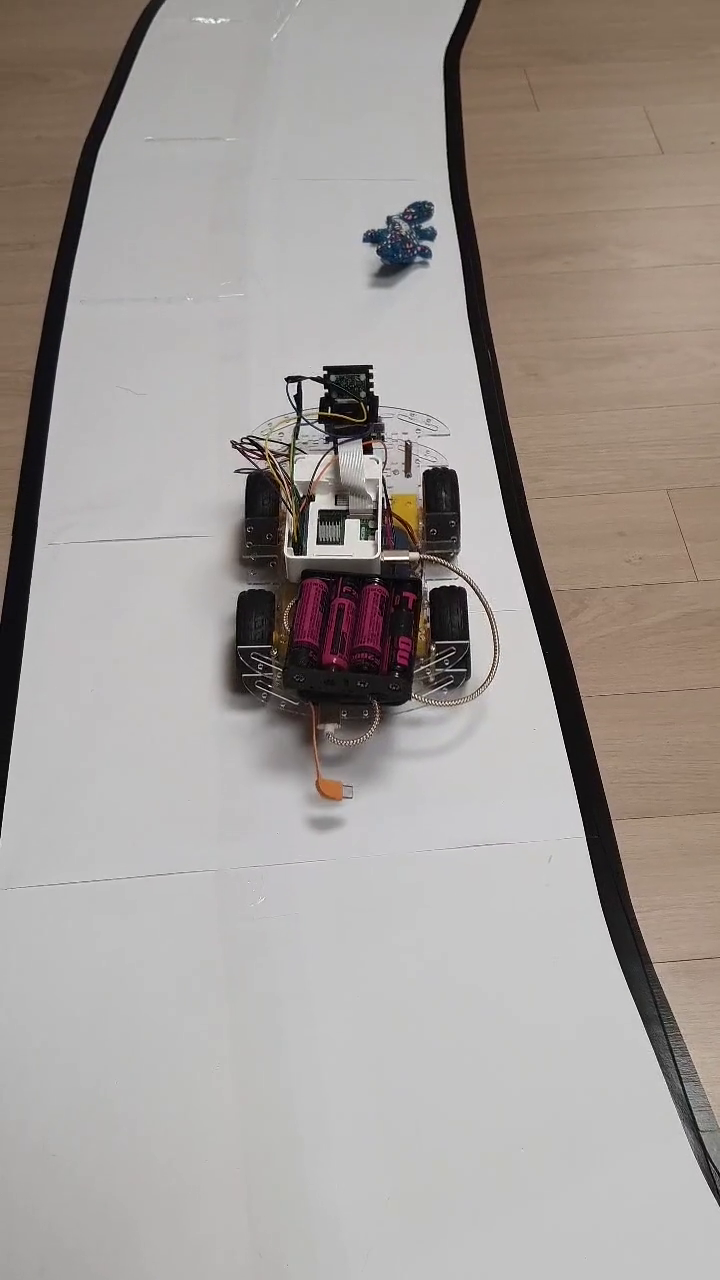
#> input picture frame 19 of self_driving_car/images/object_detection.mp4, 720 x 1280 px, given in place of test.mp4, which was not available
$ python lane_detection.py
#> lines starting #> are read from the running program, lines starting #| are printed output that depends on the picture; after the words box and inside, x2 and y2 are one past the last pixel; in counts of white or black regions, pixels touching at a corner belong together; pictures that were not available may be replaced by others from this repository, and a replacement may not be noted
### self_driving_car/utils.py
import cv2
import numpy as np

def thresholding(img):
    img_hsv = cv2.cvtColor(img,cv2.COLOR_BGR2HSV)
    lower_white = np.array([[90,23,136]])
    upper_white = np.array([120,109,219])
    mask_white = cv2.inRange(img_hsv,lower_white,upper_white)
    return mask_white

def warp_img(img, points,w,h,inverse=False):
    point1 = np.float32(points)
    point2 = np.float32([[0,0],[w,0],[0,h],[w,h]])
    if inverse:
        matrix = cv2.getPerspectiveTransform(point2, point1)
    else:
        matrix = cv2.getPerspectiveTransform(point1, point2)

    img_warp = cv2.warpPerspective(img, matrix, (w,h))
    return img_warp

def nothing(a):
    pass

def initialize_trackbars(intial_tracbarVals,wT=480, hT=240):
    cv2.namedWindow("Trackbars")
    cv2.resizeWindow("Trackbars", 360, 240)
    cv2.createTrackbar("Width Top", "Trackbars", intial_tracbarVals[0],wT//2, nothing)
    cv2.createTrackbar("Height Top", "Trackbars", intial_tracbarVals[1], hT, nothing)
    cv2.createTrackbar("Width Bottom", "Trackbars", intial_tracbarVals[2],wT//2, nothing)
    cv2.createTrackbar("Height Bottom", "Trackbars", intial_tracbarVals[3], hT, nothing)

def val_trackbars(wT=480, hT=240):
    widthTop = cv2.getTrackbarPos("Width Top", "Trackbars")
    heightTop = cv2.getTrackbarPos("Height Top", "Trackbars")
    widthBottom = cv2.getTrackbarPos("Width Bottom", "Trackbars")
    heightBottom = cv2.getTrackbarPos("Height Bottom", "Trackbars")
    points = np.float32([(widthTop, heightTop), (wT-widthTop, heightTop),
                      (widthBottom , heightBottom ), (wT-widthBottom, heightBottom)])
    return points

def draw_points(img, points):
    for x in range(4):
        cv2.circle(img, (int(points[x][0]),int(points[x][1])), 15, (0,0,255), cv2.FILLED)

    return img

def get_histogram(img,display=False, min_per=0.1,region=1):

    if region == 1:
        histo_values = np.sum(img, axis=0) # axis of height
    else:
        histo_values = np.sum(img[img.shape[0]//region:,:], axis=0)

    max_value = np.max(histo_values)
    min_value = min_per*max_value

    index_arr = np.where(histo_values >= min_value)
    base_point = int(np.average(index_arr))

    if display:
        img_hist = np.zeros((img.shape[0], img.shape[1], 3), np.uint8)
        for x, intensity in enumerate(histo_values):
            cv2.line(img_hist, (x,img.shape[0]), (x,img.shape[0]-(intensity//255//region)), (255,0,255), 1) # img.shape[0] = height / see how many # of pixels in each are on or off / intensity is opposite direction so it needs to be subtracted by height
            cv2.circle(img_hist,(base_point,img.shape[0]),20,(0,255,255),cv2.FILLED)
        return base_point, img_hist

    return base_point


def stack_images(scale,img_array):
    rows = len(img_array)
    cols = len(img_array[0])
    rows_available = isinstance(img_array[0], list)
    width = img_array[0][0].shape[1]
    height = img_array[0][0].shape[0]
    if rows_available:
        for x in range ( 0, rows):
            for y in range(0, cols):
                if img_array[x][y].shape[:2] == img_array[0][0].shape [:2]:
                    img_array[x][y] = cv2.resize(img_array[x][y], (0, 0), None, scale, scale)
                else:
                    img_array[x][y] = cv2.resize(img_array[x][y], (img_array[0][0].shape[1], img_array[0][0].shape[0]), None, scale, scale)
                if len(img_array[x][y].shape) == 2: img_array[x][y]= cv2.cvtColor( img_array[x][y], cv2.COLOR_GRAY2BGR)
        image_blank = np.zeros((height, width, 3), np.uint8)
        hor = [image_blank]*rows
        hor_con = [image_blank]*rows
        for x in range(0, rows):
            hor[x] = np.hstack(img_array[x])
        ver = np.vstack(hor)
    else:
        for x in range(0, rows):
            if img_array[x].shape[:2] == img_array[0].shape[:2]:
                img_array[x] = cv2.resize(img_array[x], (0, 0), None, scale, scale)
            else:
                img_array[x] = cv2.resize(img_array[x], (img_array[0].shape[1], img_array[0].shape[0]), None,scale, scale)
            if len(img_array[x].shape) == 2: img_array[x] = cv2.cvtColor(img_array[x], cv2.COLOR_GRAY2BGR)
        hor= np.hstack(img_array)
        ver = hor
    return ver

### self_driving_car/lane_detection.py
import cv2
import numpy as np
import utils
from collections import deque

curve_deque = deque()
curve_list = []
avg_val = 10


def get_lane_curve(img, display=2): # 0 = not display / 1 = display the result only / 2 = display everything

    # intial_trackbar_values = [125,88,24,226]
    # utils.initialize_trackbars(intial_trackbar_values)
    img_original = img.copy()
    img_result = img.copy()
    #### STEP 1
    img_thres = utils.thresholding(img)

    #### STEP 2
    hT, wT, c = img.shape
    points = utils.val_trackbars()
    img_warp = utils.warp_img(img_thres,points,wT,hT)
    img_wrap_points = utils.draw_points(img_original, points)

    #### STEP 3
    mid_point, img_hist = utils.get_histogram(img_warp, display=True, min_per=0.5, region=4)
    curve_avg_point, img_hist = utils.get_histogram(img_warp, display=True, min_per=0.9)
    curve_raw = curve_avg_point-mid_point

    #### STEP 4
    curve_deque.append(curve_raw)
    if len(curve_deque) > avg_val:
        curve_deque.popleft()

    curve = int(sum(curve_deque)/len(curve_deque))

    #### STEP 5
    if display != 0:
        img_inv_warp = utils.warp_img(img_warp, points, wT, hT, inverse=True)
        img_inv_warp = cv2.cvtColor(img_inv_warp, cv2.COLOR_GRAY2BGR)
        img_inv_warp[0:hT // 3, 0:wT] = 0, 0, 0
        img_lane_color = np.zeros_like(img)
        img_lane_color[:] = 0, 255, 0
        img_lane_color = cv2.bitwise_and(img_inv_warp, img_lane_color)
        img_result = cv2.addWeighted(img_result, 1, img_lane_color, 1, 0)
        midY = 450
        cv2.putText(img_result, str(curve), (wT // 2 - 80, 85), cv2.FONT_HERSHEY_COMPLEX, 2, (255, 0, 255), 3)
        cv2.line(img_result, (wT // 2, midY), (wT // 2 + (curve * 3), midY), (255, 0, 255), 5)
        cv2.line(img_result, ((wT // 2 + (curve * 3)), midY - 25), (wT // 2 + (curve * 3), midY + 25), (0, 255, 0), 5)
        for x in range(-30, 30):
            w = wT // 20
            cv2.line(img_result, (w * x + int(curve // 50), midY - 10),
                     (w * x + int(curve // 50), midY + 10), (0, 0, 255), 2)
        # fps = cv2.getTickFrequency() / (cv2.getTickCount() - timer);
        # cv2.putText(img_result, 'FPS ' + str(int(fps)), (20, 40), cv2.FONT_HERSHEY_SIMPLEX, 1, (230, 50, 50), 3);
    if display == 2:
        img_stacked = utils.stack_images(0.7, ([img, img_wrap_points, img_warp],
                                             [img_hist, img_lane_color, img_result]))
        cv2.imshow('ImageStack', img_stacked)

    elif display == 1:
        cv2.imshow('Resutlt', img_result)

    ####  NORMALIZATION

    curve = curve/100
    if curve > 1:
        curve = 1
    elif curve < -1:
        curve = -1

    cv2.imshow('Thres', img_thres)
    cv2.imshow('Wrap', img_warp)
    cv2.imshow('Wrap points', img_wrap_points)
    cv2.imshow('img_hist', img_hist)

    return curve


if __name__ == '__main__':
    cap = cv2.VideoCapture('test.mp4')
    intial_trackbar_values = [125,88,24,226]
    utils.initialize_trackbars(intial_trackbar_values)
    frameCounter = 0
    while True:
        frameCounter += 1
        if cap.get(cv2.CAP_PROP_FRAME_COUNT) == frameCounter:
            cap.set(cv2.CAP_PROP_POS_FRAMES, 0)
            frameCounter = 0
        success, img = cap.read()
#> img is the input picture: shape (1280, 720, 3); mean B, G, R 151.1, 155.4, 162.1
        # img = cv2.imread('1234.jpg')
        img = cv2.resize(img,(480,240))
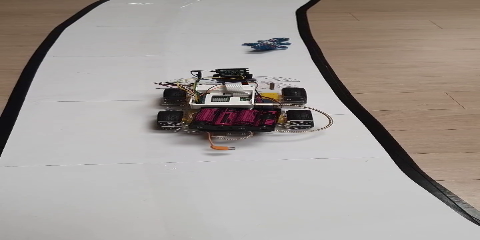
#> img: shape (240, 480, 3); mean B, G, R 151.1, 155.5, 162.2
        curve = get_lane_curve(img,display=2)
#> in thresholding, `img_hsv = cv2.cvtColor(img,cv2.COLOR_BGR2HSV)`: img_hsv: shape (240, 480, 3); mean H, S, V 43.1, 25.4, 162.4
#> in thresholding, `mask_white = cv2.inRange(img_hsv,lower_white,upper_white)`:
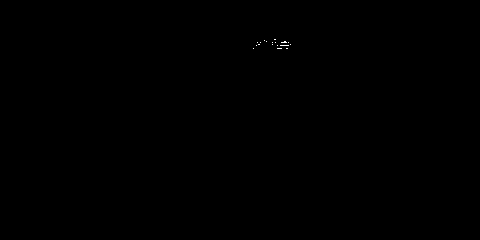
#> mask_white: shape (240, 480); 0.03% white in thin lines or dots, all inside (x1, y1, x2, y2) = (253, 39, 291, 49)
#> in warp_img, `img_warp = cv2.warpPerspective(img, matrix, (w,h))`: img_warp: shape (240, 480); every value is 0
#> after the loop in draw_points, `for x in range(4):`:
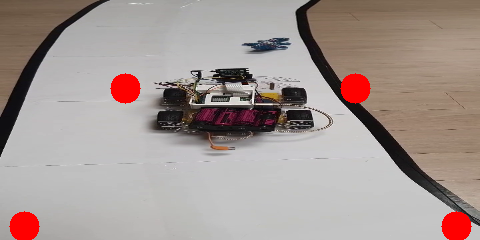
#> img: shape (240, 480, 3); mean B, G, R 147.2, 151.5, 164.3
#> in get_histogram, `histo_values = np.sum(img[img.shape[0]//region:,:], axis=0)`: histo_values = 480 values from 0 to 0
#> in get_histogram, `max_value = np.max(histo_values)`: max_value = 0
#> in get_histogram, `base_point = int(np.average(index_arr))`: base_point = 239
#> in get_lane_curve, `curve_raw = curve_avg_point-mid_point`: curve_raw = 0
#> in get_lane_curve, `img_inv_warp = cv2.cvtColor(img_inv_warp, cv2.COLOR_GRAY2BGR)`: img_inv_warp: shape (240, 480, 3); every value is 0
#> in get_lane_curve, `cv2.putText(img_result, str(curve), (wT // 2 - 80, 85), cv2.FONT_HERSH..`:
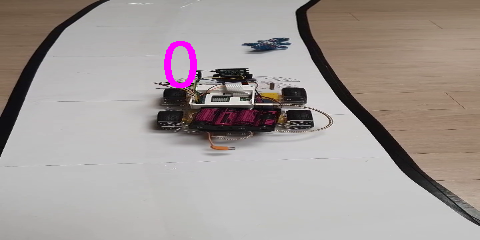
#> img_result: shape (240, 480, 3); 0.61% of pixels changed, all inside (x1, y1, x2, y2) = (164, 41, 197, 88)
#> after the loop in stack_images, `for x in range(0, rows):`: hor = 2 items
#> in stack_images, `ver = np.vstack(hor)`:
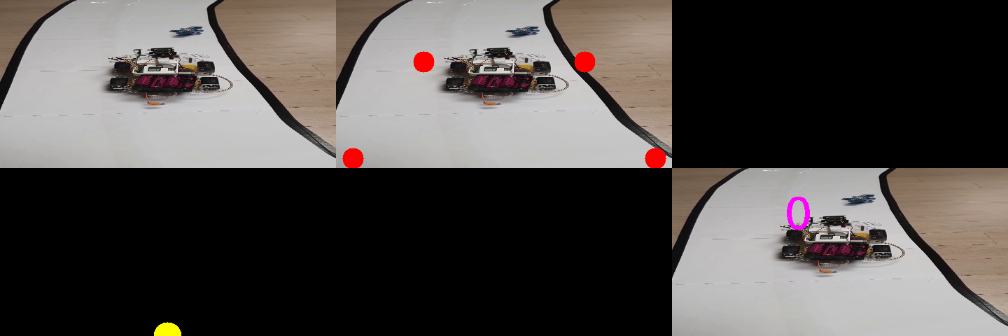
#> ver: shape (336, 1008, 3); mean of channels 0, 1, 2 75, 77.1, 81.7; drawn as B, G, R
#> curve = 0
        print(curve)
#| 0.0
        #cv2.imshow('img',img)
        cv2.waitKey(1)

$ run again, starting later in the video
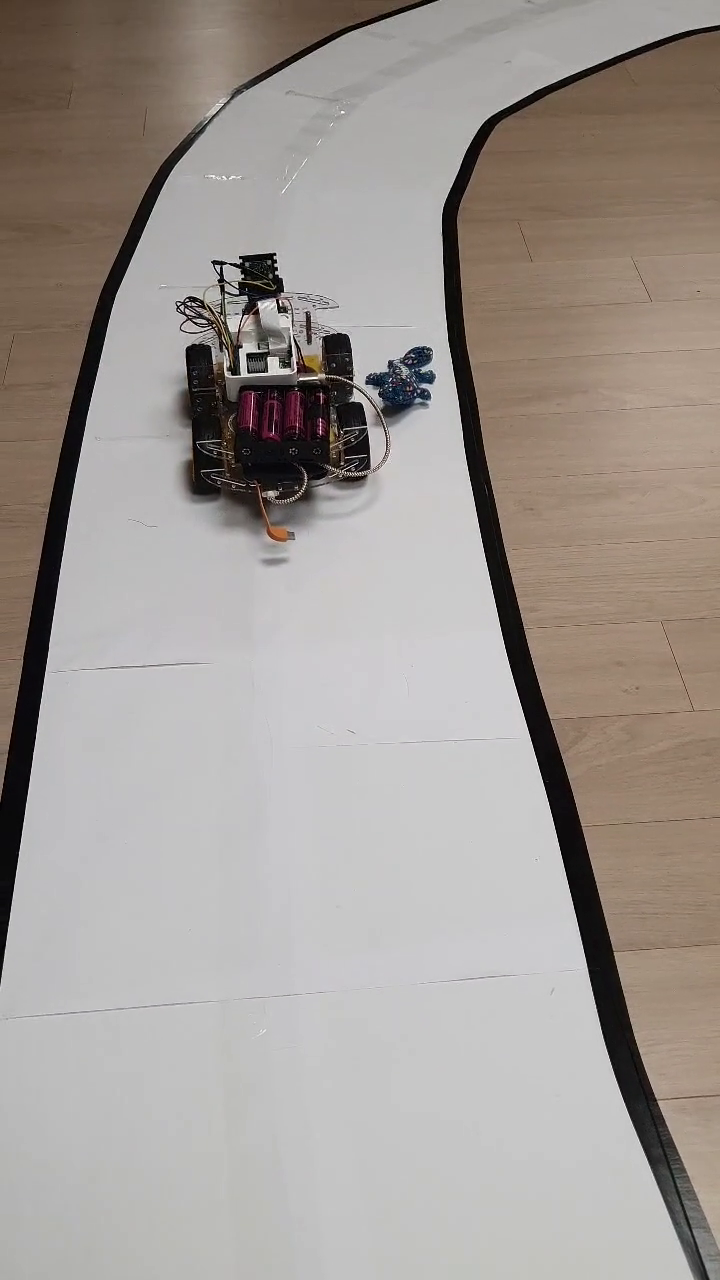
#> input picture frame 86 of self_driving_car/images/object_detection.mp4, 720 x 1280 px, given in place of test.mp4, which was not available
#> img is the input picture: shape (1280, 720, 3); mean B, G, R 148.6, 153.8, 160.9
#> img_hsv: shape (240, 480, 3); mean H, S, V 41.2, 29, 161.2
#> mask_white: shape (240, 480); 0.02% white in thin lines or dots, all inside (x1, y1, x2, y2) = (248, 66, 287, 76)
#> img_warp: shape (240, 480); every value is 0
#> histo_values = 480 values from 0 to 0
#> max_value = 0
#> base_point = 239
#> curve_raw = 0
#> img_inv_warp: shape (240, 480, 3); every value is 0
#> in get_lane_curve, `cv2.putText(img_result, str(curve), (wT // 2 - 80, 85), cv2.FONT_HERSH..`:
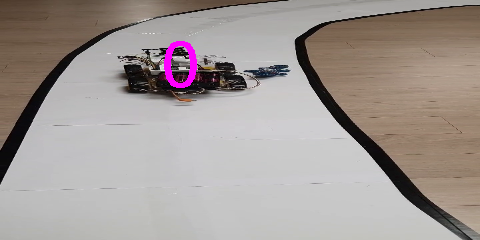
#> img_result: shape (240, 480, 3); mean B, G, R 149.5, 153.2, 161.9
#> after the loop in stack_images, `for x in range(0, rows):`: hor = 2 items
#> in stack_images, `ver = np.vstack(hor)`:
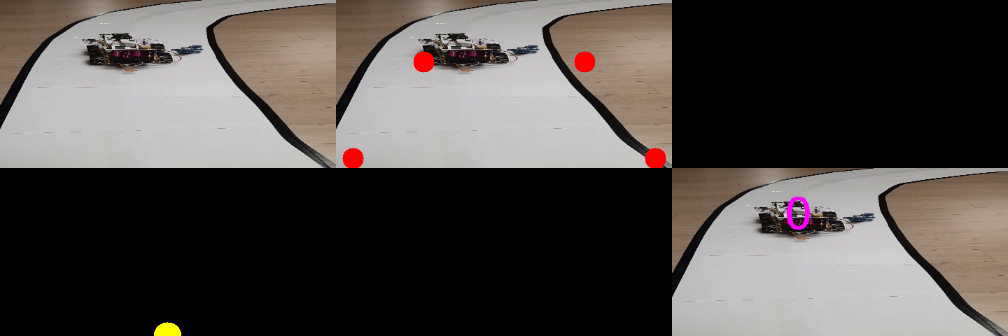
#> ver: shape (336, 1008, 3); mean of channels 0, 1, 2 73.9, 76.4, 81.3; drawn as B, G, R
#> curve = 0
#| 0.0

$ run again, starting later in the video
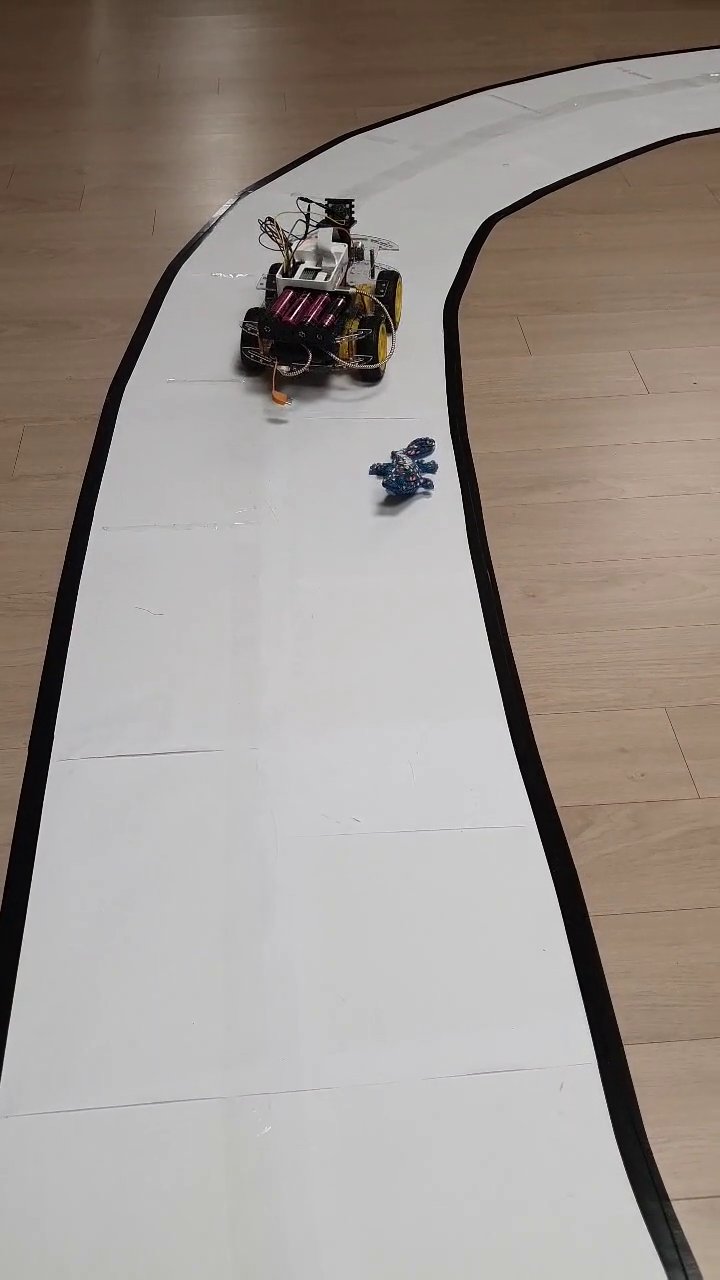
#> input picture frame 153 of self_driving_car/images/object_detection.mp4, 720 x 1280 px, given in place of test.mp4, which was not available
#> img is the input picture: shape (1280, 720, 3); mean B, G, R 143.5, 149.6, 157.9
#> img_hsv: shape (240, 480, 3); mean H, S, V 40.5, 33.9, 158.1
#> mask_white: shape (240, 480); 0.02% white in thin lines or dots, all inside (x1, y1, x2, y2) = (255, 85, 289, 93)
#> in get_histogram, `histo_values = np.sum(img[img.shape[0]//region:,:], axis=0)`: histo_values = 480 values from 0 to 0
#> max_value = 0
#> base_point = 239
#> curve_avg_point = 295
#> curve_raw = 56
#> in get_lane_curve, `cv2.putText(img_result, str(curve), (wT // 2 - 80, 85), cv2.FONT_HERSH..`:
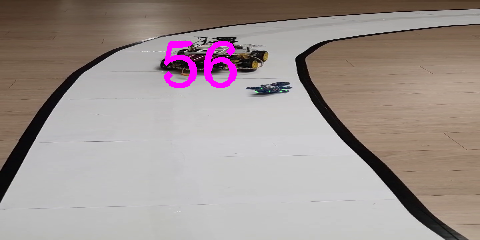
#> img_result: shape (240, 480, 3); mean B, G, R 145.4, 148.3, 159.7
#> after the loop in stack_images, `for x in range(0, rows):`: hor = 2 items
#> in stack_images, `ver = np.vstack(hor)`:
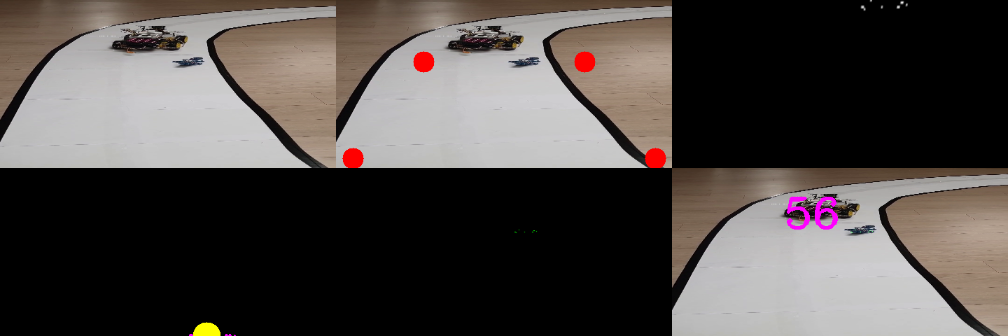
#> ver: shape (336, 1008, 3); mean of channels 0, 1, 2 71.5, 74.2, 79.9; drawn as B, G, R
#> curve = 0.56
#| 0.56
